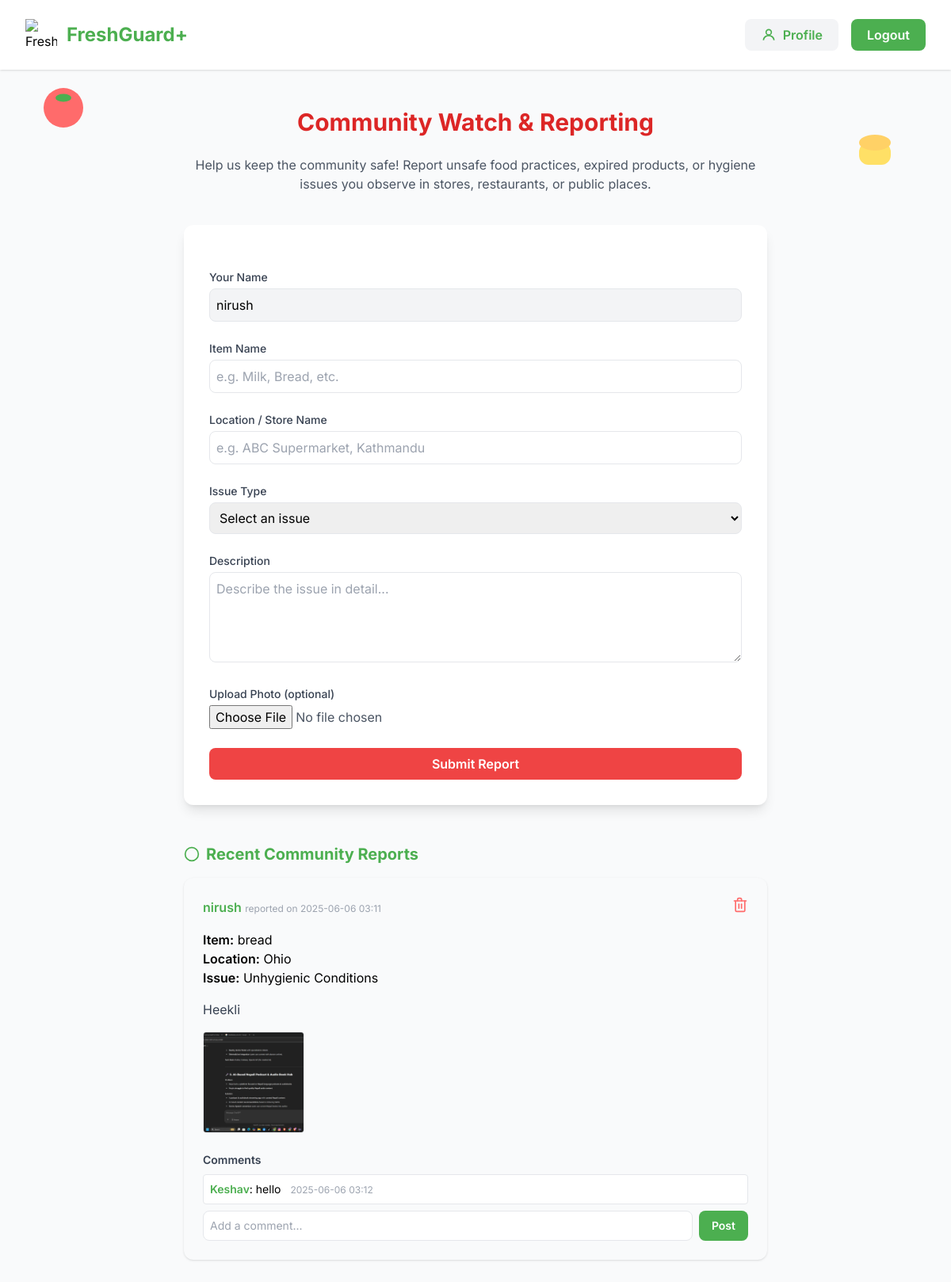
The app's page /community-watch/ (signed in) with its own data.
### core/models.py (models this page shows, shortened)
class CustomUser(AbstractUser):
    is_admin = models.BooleanField(default=False)
    admin_code = models.CharField(max_length=100, blank=True, null=True)
    gender = models.CharField(max_length=20, blank=True, null=True, choices=[
        ('Male', 'Male'),
        ('Female', 'Female'),
        ('Other', 'Other'),
        ('Prefer not to say', 'Prefer not to say'),
    ])
    dob = models.DateField(blank=True, null=True)
    medical_condition = models.CharField(max_length=100, blank=True, null=True, choices=[
        ('None', 'None'),
        ('Diabetes', 'Diabetes'),
        ('Hypertension', 'Hypertension'),
        ('Asthma', 'Asthma'),
        ('Allergy (Peanut)', 'Allergy (Peanut)'),
        ('Lactose Intolerant', 'Lactose Intolerant'),
        ('Heart Disease', 'Heart Disease'),
        ('Other', 'Other'),
    ])
    phone_number = models.CharField(max_length=15, blank=True, null=True)
    address = models.TextField(blank=True, null=True)
    profile_picture = models.ImageField(upload_to='profile_pics/', blank=True, null=True)
    created_at = models.DateTimeField(default=timezone.now)
    updated_at = models.DateTimeField(auto_now=True)

class CommunityReport(models.Model):
    reporter_name = models.CharField(max_length=100)
    item_name = models.CharField(max_length=100)
    location = models.CharField(max_length=200)
    issue_type = models.CharField(max_length=100)
    description = models.TextField()
    photo = models.ImageField(upload_to='reports/', blank=True, null=True)
    created_at = models.DateTimeField(auto_now_add=True)

class Comment(models.Model):
    report = models.ForeignKey(CommunityReport, related_name='comments', on_delete=models.CASCADE)
    user = models.ForeignKey(get_user_model(), on_delete=models.CASCADE)
    text = models.TextField()
    created_at = models.DateTimeField(auto_now_add=True)

### core/views.py (the view, shortened to what this page needs)
# urls.py: path('community-watch/', views.community_watch, name='core-community_watch'),
@login_required
def community_watch(request):
    reports = CommunityReport.objects.all().order_by('-created_at')
    return render(request, 'core/community_watch.html', {
        'reports': reports,
        'user': request.user,
    })

### core/templates/core/community_watch.html (shortened to what this page needs)
<!DOCTYPE html>
<html lang="en" class="bg-gray-50">
  <head>
    <script src="https://cdn.tailwindcss.com"></script>
  </head>
  <body class="font-sans antialiased min-h-screen bg-gray-50">
        <body
    class="font-sans antialiased min-h-screen dashboard-bg bg-gradient-to-bl from-green-100 via-yellow-50 to-red-50 relative overflow-hidden"
  >
    <svg
      class="absolute animate-fly1 left-10 top-24 w-20 h-20 z-0 pointer-events-none"
      viewBox="0 0 64 64"
    >
      <circle cx="32" cy="32" r="20" fill="#FF6B6B" />
      <ellipse cx="32" cy="22" rx="8" ry="4" fill="#4CAF50" />
    </svg>
    <svg
      class="absolute animate-fly2 right-16 top-40 w-16 h-16 z-0 pointer-events-none"
      viewBox="0 0 64 64"
    >
      <rect x="12" y="20" width="40" height="28" rx="12" fill="#FFE066" />
      <ellipse cx="32" cy="20" rx="20" ry="10" fill="#FFD166" />
    </svg>
    <div class="flex items-center justify-between px-8 py-6 bg-white shadow">
      <div class="flex items-center space-x-3">
        <a
          href="{% url 'core-dashboard' %}"
          class="flex items-center space-x-3"
        >
          <img
            src="https://img.icons8.com/color/48/000000/cutting-board.png"
            alt="FreshGuard+"
            class="w-10 h-10"
          />
          <span class="text-2xl font-bold text-primary">FreshGuard+</span>
        </a>
      </div>
      <div class="flex items-center space-x-4">
        <a
          href="{% url 'core-profile' %}"
          class="bg-gray-100 text-primary px-5 py-2 rounded-lg font-semibold hover:bg-gray-200 transition flex items-center"
          title="Profile"
        >
          <svg class="w-5 h-5 mr-2" fill="none" stroke="currentColor" stroke-width="2" viewBox="0 0 24 24">
            <circle cx="12" cy="8" r="4"/>
            <path d="M4 20c0-4 4-7 8-7s8 3 8 7"/>
          </svg>
          Profile
        </a>
        <a
          href="{% url 'core-logout' %}"
          class="bg-primary text-white px-5 py-2 rounded-lg font-semibold hover:bg-green-600 transition"
        >
          Logout
        </a>
      </div>
    </div>
    <div class="max-w-3xl mx-auto py-12 px-4">
      <h1 class="text-3xl font-bold text-center text-red-600 mb-6">
        Community Watch & Reporting
      </h1>
      <p class="text-center text-gray-600 mb-10">
        Help us keep the community safe! Report unsafe food practices, expired
        products, or hygiene issues you observe in stores, restaurants, or
        public places.
      </p>
      <form class="bg-white rounded-xl shadow-lg p-8 space-y-6" method="post" enctype="multipart/form-data">
        <div>
          <label class="block text-sm font-medium text-gray-700 mb-1">Your Name</label>
          <input
            type="text"
            name="reporter_name"
            class="w-full p-2 border border-gray-200 rounded-lg focus:ring-primary focus:border-primary outline-none bg-gray-100"
            value="{{ request.user.get_full_name|default:request.user.username }}"
            readonly
          />
        </div>
        <div>
          <label class="block text-sm font-medium text-gray-700 mb-1">Item Name</label>
          <input
            type="text"
            name="item_name"
            class="w-full p-2 border border-gray-200 rounded-lg focus:ring-primary focus:border-primary outline-none"
            placeholder="e.g. Milk, Bread, etc."
            required
          />
        </div>
        <div>
          <label class="block text-sm font-medium text-gray-700 mb-1">Location / Store Name</label>
          <input
            type="text"
            name="location"
            class="w-full p-2 border border-gray-200 rounded-lg focus:ring-primary focus:border-primary outline-none"
            placeholder="e.g. ABC Supermarket, Kathmandu"
            required
          />
        </div>
        <div>
          <label class="block text-sm font-medium text-gray-700 mb-1">Issue Type</label>
          <select
            name="issue_type"
            class="w-full p-2 border border-gray-200 rounded-lg focus:ring-primary focus:border-primary outline-none"
            required
          >
            <option value="">Select an issue</option>
          </select>
        </div>
        <div>
          <label class="block text-sm font-medium text-gray-700 mb-1">Description</label>
          <textarea
            name="description"
            class="w-full p-2 border border-gray-200 rounded-lg focus:ring-primary focus:border-primary outline-none"
            rows="4"
            placeholder="Describe the issue in detail..."
            required
          ></textarea>
        </div>
        <div>
          <label class="block text-sm font-medium text-gray-700 mb-1">Upload Photo (optional)</label>
          <input type="file" name="photo" class="w-full text-gray-600" accept="image/*" />
        </div>
        <button
          type="submit"
          class="w-full bg-red-500 text-white rounded-lg py-2 font-semibold hover:bg-red-600 transition"
        >
          Submit Report
        </button>
      </form>
      <div class="mt-12">
        <h2 class="text-xl font-bold text-primary mb-4 flex items-center gap-2">
          <svg class="w-5 h-5 text-primary" fill="none" stroke="currentColor" stroke-width="2" viewBox="0 0 24 24">
            <circle cx="12" cy="12" r="10"/>
          </svg>
          Recent Community Reports
        </h2>
        {% if reports %}
          <ul class="space-y-6">
            {% for report in reports %}
            <li class="bg-gray-50 rounded-xl p-6 shadow flex flex-col gap-2">
              <div class="flex items-center gap-2 mb-2 justify-between">
                <div>
                  <span class="font-semibold text-primary">{{ report.reporter_name }}</span>
                  <span class="text-xs text-gray-400">reported on {{ report.created_at|date:"Y-m-d H:i" }}</span>
                </div>
                {% if user.is_authenticated and user.is_superuser or user.is_authenticated and report.reporter_name == user.get_full_name or user.is_authenticated and report.reporter_name == user.username %}
                <form method="post" action="{% url 'delete-community-report' report.id %}" onsubmit="return confirm('Are you sure you want to delete this report?');" class="inline-block ml-2">
                  <button type="submit" title="Delete" class="inline-flex items-center justify-center text-danger hover:text-red-700 transition">
                  </button>
                </form>
                {% endif %}
              </div>
              <div>
                <span class="font-semibold">Item:</span> {{ report.item_name }}<br>
                <span class="font-semibold">Location:</span> {{ report.location }}<br>
                <span class="font-semibold">Issue:</span> {{ report.issue_type }}
              </div>
              <div class="text-gray-700 mt-2">{{ report.description }}</div>
              {% if report.photo %}
                <img src="{{ report.photo.url }}" alt="Report Photo" class="w-32 h-32 object-cover rounded mt-2 border" />
              {% endif %}
              <div class="mt-4">
                <h3 class="text-sm font-semibold text-gray-700 mb-2">Comments</h3>
                <ul class="space-y-2 mb-2">
                  {% for comment in report.comments.all %}
                    <li class="bg-white rounded p-2 border text-sm">
                      <span class="font-semibold text-primary">{{ comment.user.get_full_name|default:comment.user.username }}</span>:
                      {{ comment.text }}
                      <span class="text-xs text-gray-400 ml-2">{{ comment.created_at|date:"Y-m-d H:i" }}</span>
                    </li>
                  {% empty %}
                    <li class="text-xs text-gray-400">No comments yet.</li>
                  {% endfor %}
                </ul>
                {% if user.is_authenticated %}
                <form method="post" action="{% url 'add-comment' report.id %}" class="flex gap-2">
                  <input
                    type="text"
                    name="comment"
                    class="flex-1 p-2 border border-gray-200 rounded-lg text-sm"
                    placeholder="Add a comment..."
                    required
                  />
                  <button type="submit" class="bg-primary text-white px-4 py-1 rounded-lg text-sm font-semibold hover:bg-green-600 transition">
                    Post
                  </button>
                </form>
                {% else %}
                  <div class="text-xs text-gray-400">Login to comment.</div>
                {% endif %}
              </div>
            </li>
            {% endfor %}
          </ul>
        {% else %}
          <p class="text-gray-500 text-center">No reports yet. Be the first to report an issue!</p>
        {% endif %}
      </div>
    </div>
  </body>
</html>

### core/templates/core/community_watch.html (style rules this page uses)
.animate-fly1 { animation: fly1 4s ease-in-out infinite alternate; }
.animate-fly2 { animation: fly2 5s ease-in-out infinite alternate; }
.text-primary { color: #4caf50; }
.bg-primary { background: #4caf50; }

### records on screen
CustomUser: reporter_name "nirush"
CommunityReport: reporter_name "nirush", created_at "2025-06-06 03:11", item_name "bread", location "Ohio", issue_type "Unhygienic Conditions", description "Heekli", photo (picture)
Comment: user.get_full_name "Keshav", text "hello", created_at "2025-06-06 03:12"
